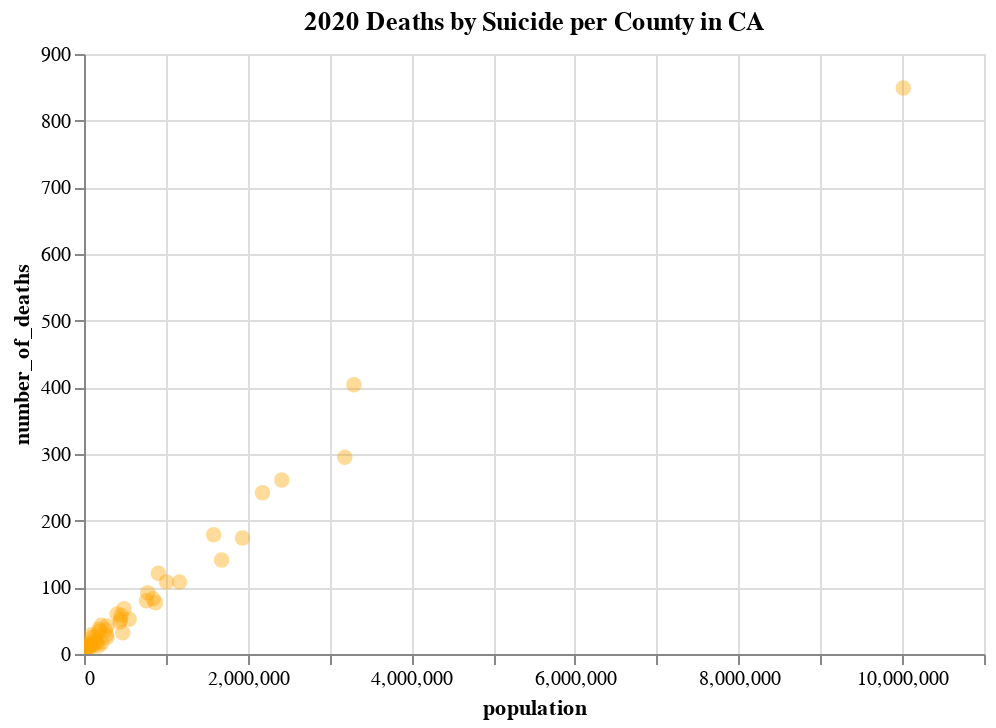

The Vega-Lite source for this figure:
### Vega-Lite specification from a JSON file in a GitHub repository (floating-point values rounded to 4 significant figures)
{"config": {"view": {"continuousWidth": 400, "continuousHeight": 300}, "mark": {"color": "orange", "opacity": 0.4}}, "data": {"name": "data-0841252f0ce3beb76b1eeb52644d8739"}, "mark": {"type": "circle", "size": 60}, "encoding": {"tooltip": [{"field": "county", "type": "nominal"}, {"field": "facility_count", "type": "quantitative"}, {"field": "population", "type": "quantitative"}, {"field": "number_of_deaths", "type": "quantitative"}], "x": {"field": "population", "type": "quantitative"}, "y": {"field": "number_of_deaths", "type": "quantitative"}}, "selection": {"selector021": {"type": "interval", "bind": "scales", "encodings": ["x", "y"]}}, "title": "2020 Deaths by Suicide per County in CA", "width": 450, "$schema": "https://vega.github.io/schema/vega-lite/v4.17.0.json", "datasets": {"data-0841252f0ce3beb76b1eeb52644d8739": [{"county": "ALAMEDA", "facility_count": 48, "population": 1682353, "number_of_deaths": 141}, {"county": "ALPINE", "facility_count": null, "population": 1204, "number_of_deaths": 0}, {"county": "AMADOR", "facility_count": 1, "population": 40474, "number_of_deaths": 12}, {"county": "BUTTE", "facility_count": 12, "population": 211632, "number_of_deaths": 43}, {"county": "CALAVERAS", "facility_count": 4, "population": 45292, "number_of_deaths": 13}, {"county": "COLUSA", "facility_count": 1, "population": 21839, "number_of_deaths": null}, {"county": "CONTRA COSTA", "facility_count": 28, "population": 1165927, "number_of_deaths": 108}, {"county": "DEL NORTE", "facility_count": null, "population": 27743, "number_of_deaths": null}, {"county": "EL DORADO", "facility_count": 9, "population": 191185, "number_of_deaths": 34}, {"county": "FRESNO", "facility_count": 46, "population": 1008654, "number_of_deaths": 108}, {"county": "GLENN", "facility_count": 1, "population": 28917, "number_of_deaths": null}, {"county": "HUMBOLDT", "facility_count": 10, "population": 136463, "number_of_deaths": 26}, {"county": "IMPERIAL", "facility_count": 5, "population": 179702, "number_of_deaths": 12}, {"county": "INYO", "facility_count": 2, "population": 19016, "number_of_deaths": null}, {"county": "KERN", "facility_count": 27, "population": 909235, "number_of_deaths": 121}, {"county": "KINGS", "facility_count": 5, "population": 152486, "number_of_deaths": 18}, {"county": "LAKE", "facility_count": 5, "population": 68163, "number_of_deaths": 11}, {"county": "LASSEN", "facility_count": null, "population": 32730, "number_of_deaths": null}, {"county": "LOS ANGELES", "facility_count": 626, "population": 10014009, "number_of_deaths": 849}, {"county": "MADERA", "facility_count": null, "population": 156255, "number_of_deaths": 16}, {"county": "MARIN", "facility_count": 30, "population": 262321, "number_of_deaths": 36}, {"county": "MARIPOSA", "facility_count": 1, "population": 17131, "number_of_deaths": null}, {"county": "MENDOCINO", "facility_count": 7, "population": 91601, "number_of_deaths": 29}, {"county": "MERCED", "facility_count": 7, "population": 281202, "number_of_deaths": 25}, {"county": "MODOC", "facility_count": null, "population": 8700, "number_of_deaths": 0}, {"county": "MONO", "facility_count": null, "population": 13195, "number_of_deaths": null}, {"county": "MONTEREY", "facility_count": 16, "population": 439035, "number_of_deaths": 48}, {"county": "NAPA", "facility_count": 6, "population": 138019, "number_of_deaths": 21}, {"county": "NEVADA", "facility_count": 5, "population": 102241, "number_of_deaths": 25}, {"county": "ORANGE", "facility_count": 392, "population": 3186989, "number_of_deaths": 295}, {"county": "PLACER", "facility_count": 16, "population": 404739, "number_of_deaths": 60}, {"county": "PLUMAS", "facility_count": null, "population": 19790, "number_of_deaths": null}, {"county": "RIVERSIDE", "facility_count": 120, "population": 2418185, "number_of_deaths": 261}, {"county": "SACRAMENTO", "facility_count": 64, "population": 1585055, "number_of_deaths": 179}, {"county": "SAN BENITO", "facility_count": 5, "population": 64209, "number_of_deaths": null}, {"county": "SAN BERNARDINO", "facility_count": 64, "population": 2181654, "number_of_deaths": 242}, {"county": "SAN DIEGO", "facility_count": 174, "population": 3298634, "number_of_deaths": 404}, {"county": "SAN FRANCISCO", "facility_count": 56, "population": 873965, "number_of_deaths": 77}, {"county": "SAN JOAQUIN", "facility_count": 22, "population": 779233, "number_of_deaths": 92}, {"county": "SAN LUIS OBISPO", "facility_count": 15, "population": 282424, "number_of_deaths": 42}, {"county": "SAN MATEO", "facility_count": 29, "population": 764442, "number_of_deaths": 80}, {"county": "SANTA BARBARA", "facility_count": 34, "population": 448229, "number_of_deaths": 52}, {"county": "SANTA CLARA", "facility_count": 49, "population": 1936259, "number_of_deaths": 174}, {"county": "SANTA CRUZ", "facility_count": 21, "population": 270861, "number_of_deaths": 29}, {"county": "SHASTA", "facility_count": 10, "population": 182155, "number_of_deaths": 37}, {"county": "SIERRA", "facility_count": 1, "population": 3236, "number_of_deaths": null}, {"county": "SISKIYOU", "facility_count": 3, "population": 44076, "number_of_deaths": 11}, {"county": "SOLANO", "facility_count": 15, "population": 453491, "number_of_deaths": 58}, {"county": "SONOMA", "facility_count": 32, "population": 488863, "number_of_deaths": 68}, {"county": "STANISLAUS", "facility_count": 17, "population": 552878, "number_of_deaths": 52}, {"county": "SUTTER", "facility_count": 8, "population": 99633, "number_of_deaths": 11}, {"county": "TEHAMA", "facility_count": 2, "population": 65829, "number_of_deaths": 12}, {"county": "TRINITY", "facility_count": 1, "population": 16112, "number_of_deaths": null}, {"county": "TULARE", "facility_count": 22, "population": 473117, "number_of_deaths": 32}, {"county": "TUOLUMNE", "facility_count": 1, "population": 55620, "number_of_deaths": 15}, {"county": "VENTURA", "facility_count": 48, "population": 843843, "number_of_deaths": 83}, {"county": "YOLO", "facility_count": 5, "population": 216403, "number_of_deaths": 17}, {"county": "YUBA", "facility_count": 4, "population": 81575, "number_of_deaths": 13}]}}
